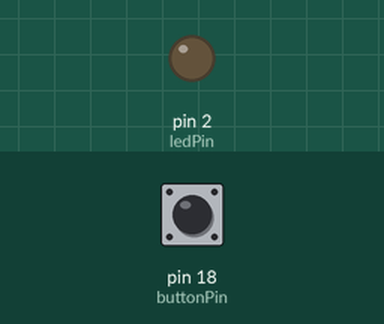
Recording of a sketch running on a simulated Arduino Uno, built with avr-gcc and run on an emulated ATmega328P. Parts: output pins drawn as LEDs (lit = HIGH). The test bench sets the inputs (shaded band); at power-on: pin 18 (buttonPin) LOW. What the sketch prints to the serial monitor is not drawn.

Above: at 1.2 s.
1.3 s: pin 18 (buttonPin) pulled HIGH for 0.15 s
At 1.37 s:
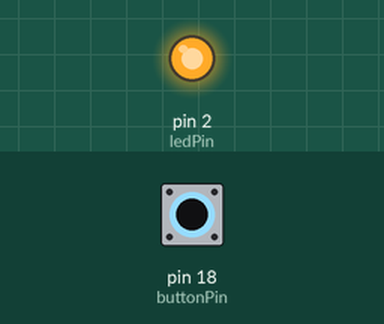
2.9 s: pin 18 (buttonPin) pulled HIGH for 3.2 s
At 6.6 s:
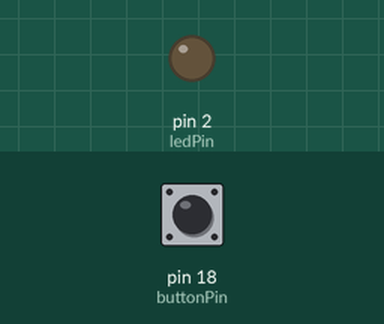
Timing chart, 0 to 8.1 s (numbered marks = the images above; inputs shaded):
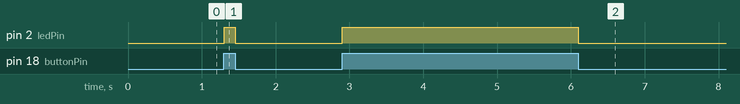

The sketch:

lab1_del2.ino
```cpp
#define buttonPin 18
#define ledPin 2

void setup() {
  // put your setup code here, to run once:
  pinMode(buttonPin, INPUT);
  pinMode(ledPin, OUTPUT);
  Serial.begin(9600);
}

void loop() {
  // put your main code here, to run repeatedly:
  int buttonState = digitalRead(buttonPin);
  digitalWrite(ledPin, buttonState);
  Serial.println(buttonState);
}
```

Measured:
- after the input at 1.3 s, pin 2 (ledPin): LOW → HIGH at once, → LOW 0.15 s later
- after the input at 2.9 s, pin 2 (ledPin): LOW → HIGH at once, → LOW 3.2 s later
